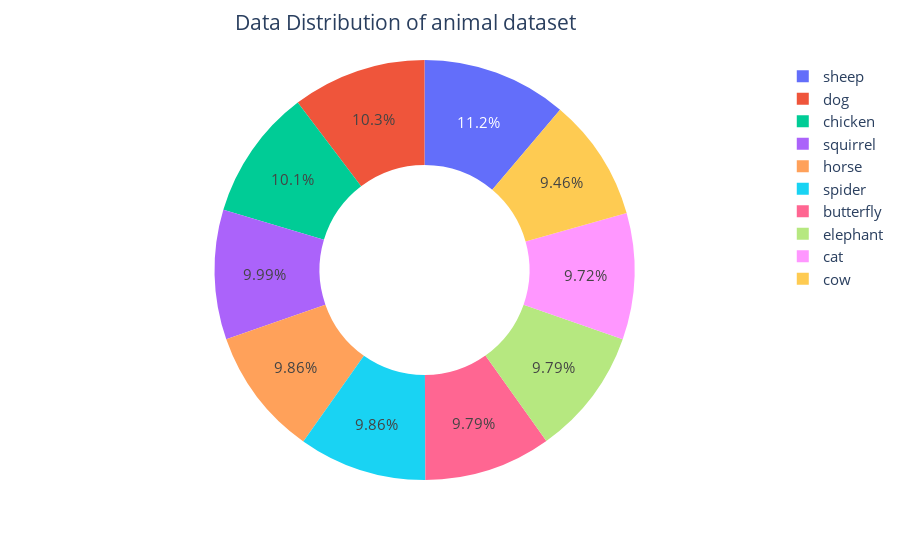

Notebook code cell kept with this figure:
### Code cell
show_plot_class_distribution_pie(class_distribution_df, CLASS_COLUMN, IMAGE_COUNT_COLUMN, title="Data Distribution of animal dataset")

### Figure 1 — Plotly figure (JSON) as saved in the notebook; plotly's stock layout.template omitted (floating-point values rounded to 4 significant figures)
{"data": [{"domain": {"x": [0, 1], "y": [0, 1]}, "hole": 0.5, "hovertemplate": "label=%{label}<br>value=%{value}<extra></extra>", "labels": ["sheep", "dog", "chicken", "squirrel", "horse", "spider", "butterfly", "elephant", "cat", "cow"], "legendgroup": "", "name": "", "showlegend": true, "textfont": {"size": 15}, "textinfo": "percent", "type": "pie", "values": [170, 157, 153, 152, 150, 150, 149, 149, 148, 144]}], "layout": {"annotations": [{"font": {"size": 12}, "showarrow": false, "text": ""}], "font": {"size": 15}, "legend": {"tracegroupgap": 0}, "margin": {"t": 60}, "title": {"text": "Data Distribution of animal dataset", "x": 0.45}}}
